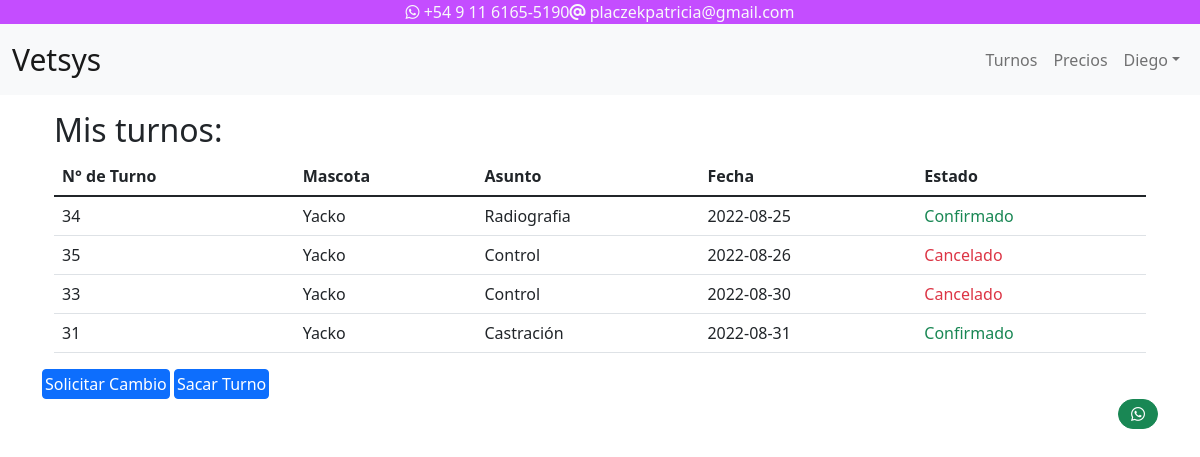
/sub/medsys.php (signed in), run on an earlier commit of the app's database.
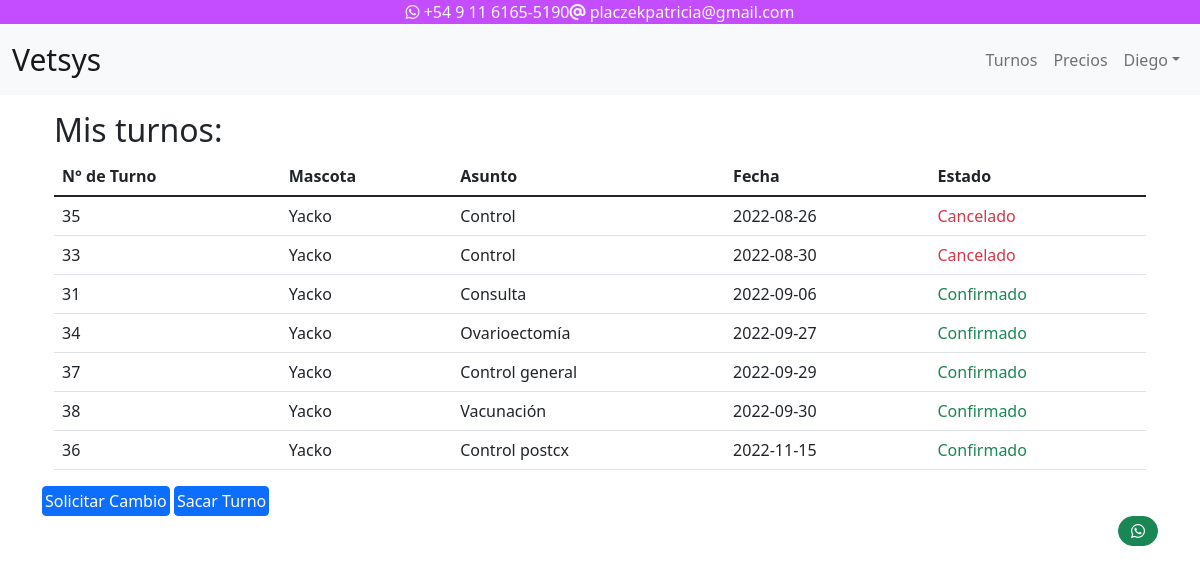
And on a later commit of the database.
### tables this page shows
CREATE TABLE `user` (
  `dni` int(8) NOT NULL,
  `email` varchar(45) NOT NULL,
  `pass` varchar(255) NOT NULL,
  `nombre` varchar(40) NOT NULL,
  `apellido` varchar(40) NOT NULL,
  `telefono` int(10) NOT NULL,
  `domicilio` varchar(200) NOT NULL,
  `status` int(1) NOT NULL DEFAULT 0
);

CREATE TABLE `turnos` (
  `id` int(4) NOT NULL,
  `title` varchar(255) NOT NULL,
  `dni_cliente` int(8) NOT NULL,
  `cliente` varchar(200) NOT NULL,
  `asunto` varchar(200) NOT NULL,
  `id_mascota` int(4) NOT NULL,
  `mascota` varchar(200) NOT NULL,
  `status` varchar(255) NOT NULL,
  `start` date NOT NULL,
  `domicilio` varchar(200) NOT NULL
);

### sub/div/connect.php (called while the page is built, shortened)
<?php
require 'database.php';
if (isset($_SESSION['user_dni'])) {
    $records = $conn->prepare('SELECT * FROM user WHERE dni = :dni');
    $records->bindParam(':dni', $_SESSION['user_dni']);
    $records->execute();
    $results = $records->fetch(PDO::FETCH_ASSOC);
    if (count($results) > 0) {
        $user = $results;
    }
}
?>

### sub/medsys.php (the view, shortened to what this page needs)
<?php
include("div/connect.php");
include('modal/sacarturno.php');
if ($user['status'] == 0) {
    $stmt = $conn->prepare("SELECT * FROM turnos WHERE dni_cliente = :dni ORDER BY start");
    $stmt->bindParam(':dni', $user['dni']);
    $stmt->execute();
    $results_turnos = $stmt->fetch(PDO::FETCH_ASSOC);
    $turnos = null;
    if (is_countable($results_turnos)) {
        if (count($results_turnos) != 0) {
            $turnos = $results_turnos;
        }
    }
}
?>
<!DOCTYPE html>
<head>
    <link href="../bootstrap/css/bootstrap.min.css" rel="stylesheet">
    <link rel="stylesheet" href="../bootstrap/css/all.min.css" />
    <link href='../fullcalendar/lib/main.css' rel='stylesheet' />
    <link href="http://cdnjs.cloudflare.com/ajax/libs/font-awesome/4.3.0/css/font-awesome.css" rel="stylesheet" type='text/css'>
</head>
<body>
    <?php include("div/header.php") ?>
    <?php if ($user['status'] != 1) : ?>
        <?php if ($user['status'] == 0 && $turnos) : ?>
            <div class="container" id="misturnos">
                <div class="container mt-3">
                    <h2>Mis turnos:</h2>
                    <table class="table">
                        <thead>
                            <tr>
                                <th>N° de Turno</th>
                                <th>Mascota</th>
                                <th>Asunto</th>
                                <th>Fecha</th>
                                <th>Estado</th>
                            </tr>
                        </thead>
                        <tbody>
                            <tr>
                                <td><?php echo $turnos['id'] ?></td>
                                <td><?php echo $turnos['mascota'] ?></td>
                                <td><?php echo $turnos['asunto'] ?></td>
                                <td><?php echo $turnos['start'] ?></td>
                                <?php if ($turnos['status'] == "Confirmado") : ?>
                                    <td class="text-success"><?php echo $turnos['status'] ?></td>
                                <?php elseif ($turnos['status'] == "Pendiente") : ?>
                                    <td class="text-warning"><?php echo $turnos['status'] ?></td>
                                <?php else : ?>
                                    <td class="text-danger"><?php echo $turnos['status'] ?></td>
                                <?php endif; ?>
                            </tr>
                            <?php while ($row = $stmt->fetch()) : ?>
                                <tr>
                                    <td><?php echo $row['id'] ?></td>
                                    <td><?php echo $row['mascota'] ?></td>
                                    <td><?php echo $row['asunto'] ?></td>
                                    <td><?php echo $row['start'] ?></td>
                                    <?php if ($row['status'] == "Confirmado") : ?>
                                        <td class="text-success"><?php echo $row['status'] ?></td>
                                    <?php elseif ($row['status'] == "Pendiente") : ?>
                                        <td class="text-warning"><?php echo $row['status'] ?></td>
                                    <?php else : ?>
                                        <td class="text-danger"><?php echo $row['status'] ?></td>
                                    <?php endif; ?>
                                </tr>
                            <?php endwhile; ?>
                        </tbody>
                    </table>
                </div>
                <button type="button" style="margin: 0; padding:2px;" class="btn btn-primary" data-bs-toggle="modal" data-bs-target="#modalModificar">
                    Solicitar Cambio
                </button>
                <button type="button" style="margin: 0; padding:2px;" class="btn btn-primary" data-bs-toggle="modal" data-bs-target="#modalSacarTurno">
                    Sacar Turno
                </button>
            </div>
            <div class="container">
                <a class="btn btn-success rounded-pill float-end" href="https://wa.me/1167228164?text=Hola%20Patricia,%20estoy%20interesado/a%20en%20asistencia%20veterinaria."><i class="fa fa-whatsapp" aria-hidden="true"></i></a>
            </div>
        <?php endif; ?>
    <?php endif; ?>
</body>
</html>

### sub/div/header.php (shortened to what this page needs)
<?php if ($user['status'] == 0) : ?>
    <ul class="nav justify-content-center text-light" style="background-color: #c44dff">
        <li class="nav-item">
            <a><i class="fa-brands fa-whatsapp"></i> +54 9 11 6165-5190</a>
        </li>
        <li class="nav-item">
            <a><i class="fa-solid fa-at"></i> placzekpatricia@gmail.com</a>
        </li>
    </ul>
    <nav class="navbar navbar-expand-md navbar-light bg-light">
        <div class="container-fluid">
            <a class="navbar-brand" href="medsys.php" style="font-size: 30px;">Vetsys</a>
            <div class="collapse navbar-collapse justify-content-end" id="navbarNav">
                <ul class="navbar-nav">
                    <li class="nav-item">
                        <a class="nav-link" aria-current="page" href="medsys.php">Turnos</a>
                    </li>
                    <li class="nav-item">
                        <a class="nav-link" href="#">Precios</a>
                    </li>
                    <li class="nav-item dropdown">
                        <a class="nav-link dropdown-toggle" href="#" role="button" data-bs-toggle="dropdown"> <?php echo $user['nombre'] ?></a>
                    </li>
                </ul>
            </div>
        </div>
    </nav>
<?php endif; ?>

What changed in the data, as far as the page shows it:
no longer on one of the page's lists (row unchanged): turnos: id "35", mascota "Yacko", asunto "Control", start "2022-08-26", status "Cancelado"
shown differently, row unchanged: turnos id 35: status (not shown) → "Cancelado"
changed turnos id 31: asunto "Castración" → "Consulta"; start "2022-08-31" → "2022-09-06"
now on one of the page's lists (row edited): turnos: id "34", mascota "Yacko", asunto "Ovarioectomía", start "2022-09-27", status "Confirmado"
changed turnos id 34: status "Confirmado" → (not shown)
added turnos: id "37", mascota "Yacko", asunto "Control general", start "2022-09-29", status "Confirmado"
added turnos: id "38", mascota "Yacko", asunto "Vacunación", start "2022-09-30", status "Confirmado"
added turnos: id "36", mascota "Yacko", asunto "Control postcx", start "2022-11-15", status "Confirmado"
Also different on the page:
$turnos['id']: "34" → "35"
$turnos['asunto']: "Radiografia" → "Control"
$turnos['start']: "2022-08-25" → "2022-08-26"
